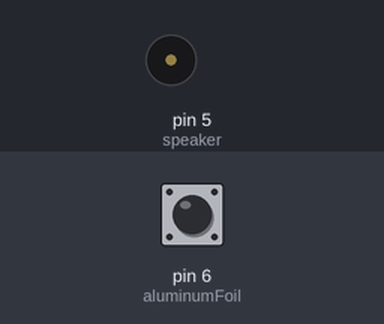
Bench run of a sketch on a simulated Arduino Uno, built with avr-gcc and run on an emulated ATmega328P. Parts: buzzer (waves = sounding). The inputs (shaded band) are chosen by the test bench; at power-on: pin 6 (aluminumFoil) HIGH.

Above: at 1.2 s.
1.3 s: pin 6 (aluminumFoil) pulled LOW for 0.15 s
At 2.17 s:
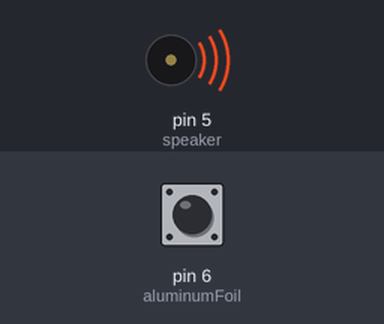
Timing chart, 0 to 8.0 s (numbered marks = the images above; inputs shaded):
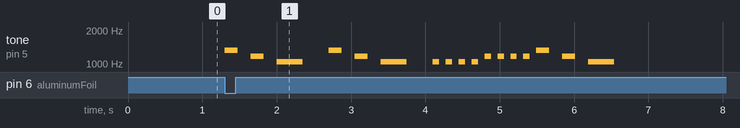

Measured:
- after the input at 1.3 s, tone on pin 5 (speaker): plays 1319 Hz for 0.18 s, 1175 Hz for 0.18 s, 1046 Hz for 0.35 s, 1319 Hz for 0.18 s, 1175 Hz for 0.18 s, 1046 Hz for 0.35 s … (17 notes in this stretch), starting at once

The sketch:

Eric_Owl.ino
```cpp
// Play with the code in this sketch! Go to line 44 to change the notes that are played. Go to line 500 to play with the tempo/speed.

int speaker = 5;   //speaker is attached to pin 5
int aluminumFoil = 6;   //aluminum foil is attached to pin 6
int sensorValue;

//notes
int C = 1046;
int D = 1175;
int E = 1319;
int F = 1397;
int G = 1568;
int A = 1760;
int B = 1976;
int C1 = 2093;

void setup() {
  // put your setup code here, to run once:
  pinMode(speaker, OUTPUT);  //sets up the speaker as an output
  pinMode(aluminumFoil, INPUT);   //sets up the pointer finger as an input
  digitalWrite(aluminumFoil, HIGH);  //initializes the sensor
}

void loop() {
  // put your main code here, to run repeatedly:
  sensorValue = digitalRead(aluminumFoil);  //reads information from the sensor
  if (sensorValue==LOW)
  {
    song();
  }
}

void MakeNote(int NoteNumber, int duration)
{
  // "stacatto" note, on for 1/2 of duration, off for 1/2 of duration
  tone(speaker, NoteNumber);
  delay(duration/2);
  noTone(speaker);
  delay(duration/2);
}

void MakeRest(int duration)
{
  noTone(speaker);
  delay(duration);
}

void song(int duration)
{
  MakeNote(E, duration); //Change the letter to change the note that plays.
  MakeNote(D, duration);
  MakeNote(C, duration*2); //Change the letter to change the note that plays.
  MakeNote(E, duration);
  MakeNote(D, duration);
  MakeNote(C, duration*2);
  MakeNote(C, duration/2);
  MakeNote(C, duration/2);
  MakeNote(C, duration/2);
  MakeNote(C, duration/2);
  MakeNote(D, duration/2);
  MakeNote(D, duration/2);
  MakeNote(D, duration/2);
  MakeNote(D, duration/2);
  MakeNote(E, duration); //Change the letter to change the note that plays.
  MakeNote(D, duration);
  MakeNote(C, duration*2);
}

void song()
{
  int duration = 350; // Change the number here to make the song faster or slower.
  song(duration);

}
```
